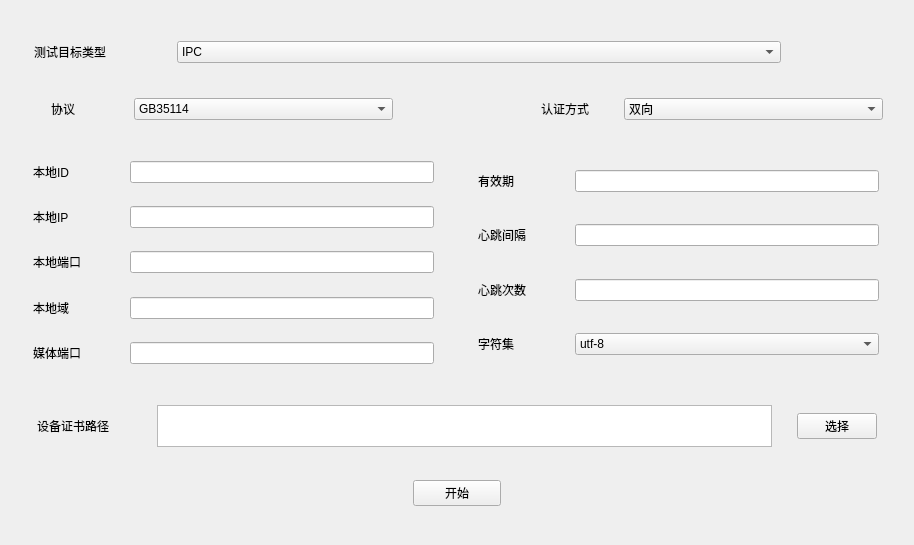
<?xml version="1.0" encoding="UTF-8"?>
<ui version="4.0">
 <class>MainWindow</class>
 <widget class="QMainWindow" name="MainWindow">
  <property name="geometry">
   <rect>
    <x>0</x>
    <y>0</y>
    <width>914</width>
    <height>545</height>
   </rect>
  </property>
  <property name="minimumSize">
   <size>
    <width>914</width>
    <height>545</height>
   </size>
  </property>
  <property name="windowTitle">
   <string>MainWindow</string>
  </property>
  <widget class="QWidget" name="centralwidget">
   <layout class="QGridLayout" name="gridLayout">
    <item row="1" column="0">
     <layout class="QVBoxLayout" name="verticalLayout" stretch="2,10,60,10,2">
      <property name="rightMargin">
       <number>0</number>
      </property>
      <property name="bottomMargin">
       <number>0</number>
      </property>
      <item>
       <spacer name="verticalSpacer">
        <property name="orientation">
         <enum>Qt::Vertical</enum>
        </property>
        <property name="sizeHint" stdset="0">
         <size>
          <width>20</width>
          <height>40</height>
         </size>
        </property>
       </spacer>
      </item>
      <item>
       <widget class="QFrame" name="frame_3">
        <property name="contextMenuPolicy">
         <enum>Qt::DefaultContextMenu</enum>
        </property>
        <property name="frameShape">
         <enum>QFrame::NoFrame</enum>
        </property>
        <property name="frameShadow">
         <enum>QFrame::Raised</enum>
        </property>
        <layout class="QGridLayout" name="gridLayout_2">
         <property name="leftMargin">
          <number>0</number>
         </property>
         <property name="topMargin">
          <number>0</number>
         </property>
         <property name="rightMargin">
          <number>0</number>
         </property>
         <property name="bottomMargin">
          <number>0</number>
         </property>
         <item row="0" column="0">
          <layout class="QHBoxLayout" name="horizontalLayout_6" stretch="4,20,2,70,20">
           <property name="rightMargin">
            <number>0</number>
           </property>
           <property name="bottomMargin">
            <number>0</number>
           </property>
           <item>
            <spacer name="horizontalSpacer_4">
             <property name="orientation">
              <enum>Qt::Horizontal</enum>
             </property>
             <property name="sizeHint" stdset="0">
              <size>
               <width>40</width>
               <height>20</height>
              </size>
             </property>
            </spacer>
           </item>
           <item>
            <widget class="QLabel" name="label_3">
             <property name="text">
              <string>测试目标类型</string>
             </property>
            </widget>
           </item>
           <item>
            <spacer name="horizontalSpacer_5">
             <property name="orientation">
              <enum>Qt::Horizontal</enum>
             </property>
             <property name="sizeHint" stdset="0">
              <size>
               <width>40</width>
               <height>20</height>
              </size>
             </property>
            </spacer>
           </item>
           <item>
            <widget class="QComboBox" name="comboBox_6">
             <property name="minimumSize">
              <size>
               <width>604</width>
               <height>0</height>
              </size>
             </property>
             <item>
              <property name="text">
               <string>IPC</string>
              </property>
             </item>
             <item>
              <property name="text">
               <string>NVR</string>
              </property>
             </item>
             <item>
              <property name="text">
               <string>解码器</string>
              </property>
             </item>
             <item>
              <property name="text">
               <string>上级平台</string>
              </property>
             </item>
             <item>
              <property name="text">
               <string>下级平台</string>
              </property>
             </item>
            </widget>
           </item>
           <item>
            <spacer name="horizontalSpacer_6">
             <property name="orientation">
              <enum>Qt::Horizontal</enum>
             </property>
             <property name="sizeHint" stdset="0">
              <size>
               <width>40</width>
               <height>20</height>
              </size>
             </property>
            </spacer>
           </item>
          </layout>
         </item>
        </layout>
       </widget>
      </item>
      <item>
       <widget class="QWidget" name="widget" native="true">
        <layout class="QVBoxLayout" name="verticalLayout_3" stretch="2,0,2,0,2,10,2">
         <property name="leftMargin">
          <number>0</number>
         </property>
         <property name="topMargin">
          <number>0</number>
         </property>
         <property name="rightMargin">
          <number>0</number>
         </property>
         <property name="bottomMargin">
          <number>0</number>
         </property>
         <item>
          <spacer name="verticalSpacer_9">
           <property name="orientation">
            <enum>Qt::Vertical</enum>
           </property>
           <property name="sizeHint" stdset="0">
            <size>
             <width>20</width>
             <height>5</height>
            </size>
           </property>
          </spacer>
         </item>
         <item>
          <widget class="QWidget" name="widget_6" native="true">
           <layout class="QGridLayout" name="gridLayout_6">
            <item row="1" column="0">
             <layout class="QHBoxLayout" name="horizontalLayout_21" stretch="20,5,20">
              <property name="rightMargin">
               <number>0</number>
              </property>
              <item>
               <layout class="QHBoxLayout" name="horizontalLayout_22" stretch="1,5,1,20,1">
                <property name="leftMargin">
                 <number>20</number>
                </property>
                <property name="topMargin">
                 <number>0</number>
                </property>
                <property name="rightMargin">
                 <number>0</number>
                </property>
                <item>
                 <spacer name="horizontalSpacer_54">
                  <property name="orientation">
                   <enum>Qt::Horizontal</enum>
                  </property>
                  <property name="sizeHint" stdset="0">
                   <size>
                    <width>40</width>
                    <height>20</height>
                   </size>
                  </property>
                 </spacer>
                </item>
                <item>
                 <widget class="QLabel" name="label_10">
                  <property name="text">
                   <string>协议</string>
                  </property>
                 </widget>
                </item>
                <item>
                 <spacer name="horizontalSpacer_55">
                  <property name="orientation">
                   <enum>Qt::Horizontal</enum>
                  </property>
                  <property name="sizeHint" stdset="0">
                   <size>
                    <width>40</width>
                    <height>20</height>
                   </size>
                  </property>
                 </spacer>
                </item>
                <item>
                 <widget class="QComboBox" name="comboBox_13">
                  <item>
                   <property name="text">
                    <string>GB35114</string>
                   </property>
                  </item>
                  <item>
                   <property name="text">
                    <string>GB28181</string>
                   </property>
                  </item>
                 </widget>
                </item>
                <item>
                 <spacer name="horizontalSpacer_56">
                  <property name="orientation">
                   <enum>Qt::Horizontal</enum>
                  </property>
                  <property name="sizeHint" stdset="0">
                   <size>
                    <width>40</width>
                    <height>20</height>
                   </size>
                  </property>
                 </spacer>
                </item>
               </layout>
              </item>
              <item>
               <spacer name="horizontalSpacer_57">
                <property name="orientation">
                 <enum>Qt::Horizontal</enum>
                </property>
                <property name="sizeHint" stdset="0">
                 <size>
                  <width>40</width>
                  <height>20</height>
                 </size>
                </property>
               </spacer>
              </item>
              <item>
               <layout class="QHBoxLayout" name="horizontalLayout_23" stretch="1,5,1,20,1">
                <property name="leftMargin">
                 <number>20</number>
                </property>
                <property name="topMargin">
                 <number>0</number>
                </property>
                <property name="rightMargin">
                 <number>0</number>
                </property>
                <item>
                 <spacer name="horizontalSpacer_58">
                  <property name="orientation">
                   <enum>Qt::Horizontal</enum>
                  </property>
                  <property name="sizeHint" stdset="0">
                   <size>
                    <width>40</width>
                    <height>20</height>
                   </size>
                  </property>
                 </spacer>
                </item>
                <item>
                 <widget class="QLabel" name="label_28">
                  <property name="text">
                   <string>认证方式</string>
                  </property>
                 </widget>
                </item>
                <item>
                 <spacer name="horizontalSpacer_59">
                  <property name="orientation">
                   <enum>Qt::Horizontal</enum>
                  </property>
                  <property name="sizeHint" stdset="0">
                   <size>
                    <width>40</width>
                    <height>20</height>
                   </size>
                  </property>
                 </spacer>
                </item>
                <item>
                 <widget class="QComboBox" name="comboBox_14">
                  <item>
                   <property name="text">
                    <string>双向</string>
                   </property>
                  </item>
                  <item>
                   <property name="text">
                    <string>单向</string>
                   </property>
                  </item>
                 </widget>
                </item>
                <item>
                 <spacer name="horizontalSpacer_60">
                  <property name="orientation">
                   <enum>Qt::Horizontal</enum>
                  </property>
                  <property name="sizeHint" stdset="0">
                   <size>
                    <width>40</width>
                    <height>20</height>
                   </size>
                  </property>
                 </spacer>
                </item>
               </layout>
              </item>
             </layout>
            </item>
            <item row="0" column="0">
             <spacer name="verticalSpacer_2">
              <property name="orientation">
               <enum>Qt::Vertical</enum>
              </property>
              <property name="sizeHint" stdset="0">
               <size>
                <width>20</width>
                <height>40</height>
               </size>
              </property>
             </spacer>
            </item>
           </layout>
          </widget>
         </item>
         <item>
          <spacer name="verticalSpacer_10">
           <property name="orientation">
            <enum>Qt::Vertical</enum>
           </property>
           <property name="sizeHint" stdset="0">
            <size>
             <width>20</width>
             <height>40</height>
            </size>
           </property>
          </spacer>
         </item>
         <item>
          <widget class="QWidget" name="widget_8" native="true">
           <layout class="QHBoxLayout" name="horizontalLayout_8" stretch="50,1,50">
            <property name="rightMargin">
             <number>11</number>
            </property>
            <item>
             <layout class="QVBoxLayout" name="verticalLayout_8" stretch="1,5,1,5,1,5,1,5,1,5,1">
              <property name="bottomMargin">
               <number>0</number>
              </property>
              <item>
               <spacer name="verticalSpacer_16">
                <property name="orientation">
                 <enum>Qt::Vertical</enum>
                </property>
                <property name="sizeHint" stdset="0">
                 <size>
                  <width>20</width>
                  <height>40</height>
                 </size>
                </property>
               </spacer>
              </item>
              <item>
               <layout class="QHBoxLayout" name="horizontalLayout_10" stretch="1,5,1,20,1">
                <property name="topMargin">
                 <number>0</number>
                </property>
                <property name="rightMargin">
                 <number>0</number>
                </property>
                <item>
                 <spacer name="horizontalSpacer_16">
                  <property name="orientation">
                   <enum>Qt::Horizontal</enum>
                  </property>
                  <property name="sizeHint" stdset="0">
                   <size>
                    <width>40</width>
                    <height>20</height>
                   </size>
                  </property>
                 </spacer>
                </item>
                <item>
                 <widget class="QLabel" name="label_4">
                  <property name="text">
                   <string>本地ID</string>
                  </property>
                 </widget>
                </item>
                <item>
                 <spacer name="horizontalSpacer_17">
                  <property name="orientation">
                   <enum>Qt::Horizontal</enum>
                  </property>
                  <property name="sizeHint" stdset="0">
                   <size>
                    <width>40</width>
                    <height>20</height>
                   </size>
                  </property>
                 </spacer>
                </item>
                <item>
                 <widget class="QLineEdit" name="lineEdit_2"/>
                </item>
                <item>
                 <spacer name="horizontalSpacer_18">
                  <property name="orientation">
                   <enum>Qt::Horizontal</enum>
                  </property>
                  <property name="sizeHint" stdset="0">
                   <size>
                    <width>40</width>
                    <height>20</height>
                   </size>
                  </property>
                 </spacer>
                </item>
               </layout>
              </item>
              <item>
               <spacer name="verticalSpacer_17">
                <property name="orientation">
                 <enum>Qt::Vertical</enum>
                </property>
                <property name="sizeHint" stdset="0">
                 <size>
                  <width>20</width>
                  <height>40</height>
                 </size>
                </property>
               </spacer>
              </item>
              <item>
               <layout class="QHBoxLayout" name="horizontalLayout_11" stretch="1,5,1,20,1">
                <property name="leftMargin">
                 <number>0</number>
                </property>
                <property name="topMargin">
                 <number>0</number>
                </property>
                <property name="rightMargin">
                 <number>0</number>
                </property>
                <item>
                 <spacer name="horizontalSpacer_25">
                  <property name="orientation">
                   <enum>Qt::Horizontal</enum>
                  </property>
                  <property name="sizeHint" stdset="0">
                   <size>
                    <width>40</width>
                    <height>20</height>
                   </size>
                  </property>
                 </spacer>
                </item>
                <item>
                 <widget class="QLabel" name="label_8">
                  <property name="text">
                   <string>本地IP</string>
                  </property>
                 </widget>
                </item>
                <item>
                 <spacer name="horizontalSpacer_26">
                  <property name="orientation">
                   <enum>Qt::Horizontal</enum>
                  </property>
                  <property name="sizeHint" stdset="0">
                   <size>
                    <width>40</width>
                    <height>20</height>
                   </size>
                  </property>
                 </spacer>
                </item>
                <item>
                 <widget class="QLineEdit" name="lineEdit_9"/>
                </item>
                <item>
                 <spacer name="horizontalSpacer_27">
                  <property name="orientation">
                   <enum>Qt::Horizontal</enum>
                  </property>
                  <property name="sizeHint" stdset="0">
                   <size>
                    <width>40</width>
                    <height>20</height>
                   </size>
                  </property>
                 </spacer>
                </item>
               </layout>
              </item>
              <item>
               <spacer name="verticalSpacer_18">
                <property name="orientation">
                 <enum>Qt::Vertical</enum>
                </property>
                <property name="sizeHint" stdset="0">
                 <size>
                  <width>20</width>
                  <height>40</height>
                 </size>
                </property>
               </spacer>
              </item>
              <item>
               <layout class="QHBoxLayout" name="horizontalLayout_13" stretch="1,5,1,20,1">
                <property name="leftMargin">
                 <number>0</number>
                </property>
                <property name="topMargin">
                 <number>0</number>
                </property>
                <property name="rightMargin">
                 <number>0</number>
                </property>
                <item>
                 <spacer name="horizontalSpacer_34">
                  <property name="orientation">
                   <enum>Qt::Horizontal</enum>
                  </property>
                  <property name="sizeHint" stdset="0">
                   <size>
                    <width>40</width>
                    <height>20</height>
                   </size>
                  </property>
                 </spacer>
                </item>
                <item>
                 <widget class="QLabel" name="label_11">
                  <property name="text">
                   <string>本地端口</string>
                  </property>
                 </widget>
                </item>
                <item>
                 <spacer name="horizontalSpacer_35">
                  <property name="orientation">
                   <enum>Qt::Horizontal</enum>
                  </property>
                  <property name="sizeHint" stdset="0">
                   <size>
                    <width>40</width>
                    <height>20</height>
                   </size>
                  </property>
                 </spacer>
                </item>
                <item>
                 <widget class="QLineEdit" name="lineEdit_12"/>
                </item>
                <item>
                 <spacer name="horizontalSpacer_36">
                  <property name="orientation">
                   <enum>Qt::Horizontal</enum>
                  </property>
                  <property name="sizeHint" stdset="0">
                   <size>
                    <width>40</width>
                    <height>20</height>
                   </size>
                  </property>
                 </spacer>
                </item>
               </layout>
              </item>
              <item>
               <spacer name="verticalSpacer_19">
                <property name="orientation">
                 <enum>Qt::Vertical</enum>
                </property>
                <property name="sizeHint" stdset="0">
                 <size>
                  <width>20</width>
                  <height>40</height>
                 </size>
                </property>
               </spacer>
              </item>
              <item>
               <layout class="QHBoxLayout" name="horizontalLayout_12" stretch="1,5,1,20,1">
                <property name="leftMargin">
                 <number>0</number>
                </property>
                <property name="topMargin">
                 <number>0</number>
                </property>
                <property name="rightMargin">
                 <number>0</number>
                </property>
                <item>
                 <spacer name="horizontalSpacer_28">
                  <property name="orientation">
                   <enum>Qt::Horizontal</enum>
                  </property>
                  <property name="sizeHint" stdset="0">
                   <size>
                    <width>40</width>
                    <height>20</height>
                   </size>
                  </property>
                 </spacer>
                </item>
                <item>
                 <widget class="QLabel" name="label_12">
                  <property name="text">
                   <string>本地域</string>
                  </property>
                 </widget>
                </item>
                <item>
                 <spacer name="horizontalSpacer_29">
                  <property name="orientation">
                   <enum>Qt::Horizontal</enum>
                  </property>
                  <property name="sizeHint" stdset="0">
                   <size>
                    <width>40</width>
                    <height>20</height>
                   </size>
                  </property>
                 </spacer>
                </item>
                <item>
                 <widget class="QLineEdit" name="lineEdit_10"/>
                </item>
                <item>
                 <spacer name="horizontalSpacer_30">
                  <property name="orientation">
                   <enum>Qt::Horizontal</enum>
                  </property>
                  <property name="sizeHint" stdset="0">
                   <size>
                    <width>40</width>
                    <height>20</height>
                   </size>
                  </property>
                 </spacer>
                </item>
               </layout>
              </item>
              <item>
               <spacer name="verticalSpacer_20">
                <property name="orientation">
                 <enum>Qt::Vertical</enum>
                </property>
                <property name="sizeHint" stdset="0">
                 <size>
                  <width>20</width>
                  <height>40</height>
                 </size>
                </property>
               </spacer>
              </item>
              <item>
               <layout class="QHBoxLayout" name="horizontalLayout_14" stretch="1,5,1,20,1">
                <property name="leftMargin">
                 <number>0</number>
                </property>
                <property name="topMargin">
                 <number>0</number>
                </property>
                <property name="rightMargin">
                 <number>0</number>
                </property>
                <item>
                 <spacer name="horizontalSpacer_31">
                  <property name="orientation">
                   <enum>Qt::Horizontal</enum>
                  </property>
                  <property name="sizeHint" stdset="0">
                   <size>
                    <width>40</width>
                    <height>20</height>
                   </size>
                  </property>
                 </spacer>
                </item>
                <item>
                 <widget class="QLabel" name="label_13">
                  <property name="text">
                   <string>媒体端口</string>
                  </property>
                 </widget>
                </item>
                <item>
                 <spacer name="horizontalSpacer_32">
                  <property name="orientation">
                   <enum>Qt::Horizontal</enum>
                  </property>
                  <property name="sizeHint" stdset="0">
                   <size>
                    <width>40</width>
                    <height>20</height>
                   </size>
                  </property>
                 </spacer>
                </item>
                <item>
                 <widget class="QLineEdit" name="lineEdit_11"/>
                </item>
                <item>
                 <spacer name="horizontalSpacer_33">
                  <property name="orientation">
                   <enum>Qt::Horizontal</enum>
                  </property>
                  <property name="sizeHint" stdset="0">
                   <size>
                    <width>40</width>
                    <height>20</height>
                   </size>
                  </property>
                 </spacer>
                </item>
               </layout>
              </item>
              <item>
               <spacer name="verticalSpacer_21">
                <property name="orientation">
                 <enum>Qt::Vertical</enum>
                </property>
                <property name="sizeHint" stdset="0">
                 <size>
                  <width>20</width>
                  <height>40</height>
                 </size>
                </property>
               </spacer>
              </item>
             </layout>
            </item>
            <item>
             <spacer name="horizontalSpacer_19">
              <property name="orientation">
               <enum>Qt::Horizontal</enum>
              </property>
              <property name="sizeHint" stdset="0">
               <size>
                <width>40</width>
                <height>20</height>
               </size>
              </property>
             </spacer>
            </item>
            <item>
             <layout class="QVBoxLayout" name="verticalLayout_9" stretch="1,5,1,5,1,5,1,5,1">
              <property name="bottomMargin">
               <number>0</number>
              </property>
              <item>
               <spacer name="verticalSpacer_22">
                <property name="orientation">
                 <enum>Qt::Vertical</enum>
                </property>
                <property name="sizeHint" stdset="0">
                 <size>
                  <width>20</width>
                  <height>40</height>
                 </size>
                </property>
               </spacer>
              </item>
              <item>
               <layout class="QHBoxLayout" name="horizontalLayout_15" stretch="1,5,1,20,1">
                <property name="topMargin">
                 <number>0</number>
                </property>
                <property name="rightMargin">
                 <number>0</number>
                </property>
                <item>
                 <spacer name="horizontalSpacer_20">
                  <property name="orientation">
                   <enum>Qt::Horizontal</enum>
                  </property>
                  <property name="sizeHint" stdset="0">
                   <size>
                    <width>40</width>
                    <height>20</height>
                   </size>
                  </property>
                 </spacer>
                </item>
                <item>
                 <widget class="QLabel" name="label_5">
                  <property name="text">
                   <string>有效期</string>
                  </property>
                 </widget>
                </item>
                <item>
                 <spacer name="horizontalSpacer_21">
                  <property name="orientation">
                   <enum>Qt::Horizontal</enum>
                  </property>
                  <property name="sizeHint" stdset="0">
                   <size>
                    <width>40</width>
                    <height>20</height>
                   </size>
                  </property>
                 </spacer>
                </item>
                <item>
                 <widget class="QLineEdit" name="lineEdit_3"/>
                </item>
                <item>
                 <spacer name="horizontalSpacer_22">
                  <property name="orientation">
                   <enum>Qt::Horizontal</enum>
                  </property>
                  <property name="sizeHint" stdset="0">
                   <size>
                    <width>40</width>
                    <height>20</height>
                   </size>
                  </property>
                 </spacer>
                </item>
               </layout>
              </item>
              <item>
               <spacer name="verticalSpacer_23">
                <property name="orientation">
                 <enum>Qt::Vertical</enum>
                </property>
                <property name="sizeHint" stdset="0">
                 <size>
                  <width>20</width>
                  <height>40</height>
                 </size>
                </property>
               </spacer>
              </item>
              <item>
               <layout class="QHBoxLayout" name="horizontalLayout_16" stretch="1,5,1,20,1">
                <property name="leftMargin">
                 <number>0</number>
                </property>
                <property name="topMargin">
                 <number>0</number>
                </property>
                <property name="rightMargin">
                 <number>0</number>
                </property>
                <item>
                 <spacer name="horizontalSpacer_37">
                  <property name="orientation">
                   <enum>Qt::Horizontal</enum>
                  </property>
                  <property name="sizeHint" stdset="0">
                   <size>
                    <width>40</width>
                    <height>20</height>
                   </size>
                  </property>
                 </spacer>
                </item>
                <item>
                 <widget class="QLabel" name="label_14">
                  <property name="text">
                   <string>心跳间隔</string>
                  </property>
                 </widget>
                </item>
                <item>
                 <spacer name="horizontalSpacer_38">
                  <property name="orientation">
                   <enum>Qt::Horizontal</enum>
                  </property>
                  <property name="sizeHint" stdset="0">
                   <size>
                    <width>40</width>
                    <height>20</height>
                   </size>
                  </property>
                 </spacer>
                </item>
                <item>
                 <widget class="QLineEdit" name="lineEdit_20"/>
                </item>
                <item>
                 <spacer name="horizontalSpacer_39">
                  <property name="orientation">
                   <enum>Qt::Horizontal</enum>
                  </property>
                  <property name="sizeHint" stdset="0">
                   <size>
                    <width>40</width>
                    <height>20</height>
                   </size>
                  </property>
                 </spacer>
                </item>
               </layout>
              </item>
              <item>
               <spacer name="verticalSpacer_24">
                <property name="orientation">
                 <enum>Qt::Vertical</enum>
                </property>
                <property name="sizeHint" stdset="0">
                 <size>
                  <width>20</width>
                  <height>40</height>
                 </size>
                </property>
               </spacer>
              </item>
              <item>
               <layout class="QHBoxLayout" name="horizontalLayout_17" stretch="1,5,1,20,1">
                <property name="leftMargin">
                 <number>0</number>
                </property>
                <property name="topMargin">
                 <number>0</number>
                </property>
                <property name="rightMargin">
                 <number>0</number>
                </property>
                <item>
                 <spacer name="horizontalSpacer_40">
                  <property name="orientation">
                   <enum>Qt::Horizontal</enum>
                  </property>
                  <property name="sizeHint" stdset="0">
                   <size>
                    <width>40</width>
                    <height>20</height>
                   </size>
                  </property>
                 </spacer>
                </item>
                <item>
                 <widget class="QLabel" name="label_15">
                  <property name="text">
                   <string>心跳次数</string>
                  </property>
                 </widget>
                </item>
                <item>
                 <spacer name="horizontalSpacer_41">
                  <property name="orientation">
                   <enum>Qt::Horizontal</enum>
                  </property>
                  <property name="sizeHint" stdset="0">
                   <size>
                    <width>40</width>
                    <height>20</height>
                   </size>
                  </property>
                 </spacer>
                </item>
                <item>
                 <widget class="QLineEdit" name="lineEdit_21"/>
                </item>
                <item>
                 <spacer name="horizontalSpacer_42">
                  <property name="orientation">
                   <enum>Qt::Horizontal</enum>
                  </property>
                  <property name="sizeHint" stdset="0">
                   <size>
                    <width>40</width>
                    <height>20</height>
                   </size>
                  </property>
                 </spacer>
                </item>
               </layout>
              </item>
              <item>
               <spacer name="verticalSpacer_25">
                <property name="orientation">
                 <enum>Qt::Vertical</enum>
                </property>
                <property name="sizeHint" stdset="0">
                 <size>
                  <width>20</width>
                  <height>40</height>
                 </size>
                </property>
               </spacer>
              </item>
              <item>
               <layout class="QHBoxLayout" name="horizontalLayout_18" stretch="1,5,1,20,1">
                <property name="leftMargin">
                 <number>0</number>
                </property>
                <property name="topMargin">
                 <number>0</number>
                </property>
                <property name="rightMargin">
                 <number>0</number>
                </property>
                <item>
                 <spacer name="horizontalSpacer_43">
                  <property name="orientation">
                   <enum>Qt::Horizontal</enum>
                  </property>
                  <property name="sizeHint" stdset="0">
                   <size>
                    <width>40</width>
                    <height>20</height>
                   </size>
                  </property>
                 </spacer>
                </item>
                <item>
                 <widget class="QLabel" name="label_16">
                  <property name="text">
                   <string>字符集</string>
                  </property>
                 </widget>
                </item>
                <item>
                 <spacer name="horizontalSpacer_44">
                  <property name="orientation">
                   <enum>Qt::Horizontal</enum>
                  </property>
                  <property name="sizeHint" stdset="0">
                   <size>
                    <width>40</width>
                    <height>20</height>
                   </size>
                  </property>
                 </spacer>
                </item>
                <item>
                 <widget class="QComboBox" name="comboBox_15">
                  <item>
                   <property name="text">
                    <string>utf-8</string>
                   </property>
                  </item>
                  <item>
                   <property name="text">
                    <string>gb2312</string>
                   </property>
                  </item>
                 </widget>
                </item>
                <item>
                 <spacer name="horizontalSpacer_45">
                  <property name="orientation">
                   <enum>Qt::Horizontal</enum>
                  </property>
                  <property name="sizeHint" stdset="0">
                   <size>
                    <width>40</width>
                    <height>20</height>
                   </size>
                  </property>
                 </spacer>
                </item>
               </layout>
              </item>
              <item>
               <spacer name="verticalSpacer_26">
                <property name="orientation">
                 <enum>Qt::Vertical</enum>
                </property>
                <property name="sizeHint" stdset="0">
                 <size>
                  <width>20</width>
                  <height>40</height>
                 </size>
                </property>
               </spacer>
              </item>
             </layout>
            </item>
           </layout>
          </widget>
         </item>
         <item>
          <spacer name="verticalSpacer_11">
           <property name="orientation">
            <enum>Qt::Vertical</enum>
           </property>
           <property name="sizeHint" stdset="0">
            <size>
             <width>20</width>
             <height>40</height>
            </size>
           </property>
          </spacer>
         </item>
         <item>
          <widget class="QStackedWidget" name="stackedWidget_3">
           <property name="minimumSize">
            <size>
             <width>0</width>
             <height>0</height>
            </size>
           </property>
           <property name="maximumSize">
            <size>
             <width>111111</width>
             <height>60</height>
            </size>
           </property>
           <property name="contextMenuPolicy">
            <enum>Qt::NoContextMenu</enum>
           </property>
           <property name="currentIndex">
            <number>0</number>
           </property>
           <widget class="QWidget" name="page_3">
            <layout class="QGridLayout" name="gridLayout_4">
             <item row="0" column="0">
              <layout class="QHBoxLayout" name="horizontalLayout_3" stretch="2,10,2,65,2,5,2">
               <property name="rightMargin">
                <number>0</number>
               </property>
               <item>
                <spacer name="horizontalSpacer_10">
                 <property name="orientation">
                  <enum>Qt::Horizontal</enum>
                 </property>
                 <property name="sizeHint" stdset="0">
                  <size>
                   <width>40</width>
                   <height>20</height>
                  </size>
                 </property>
                </spacer>
               </item>
               <item>
                <widget class="QLabel" name="label_2">
                 <property name="text">
                  <string>设备证书路径</string>
                 </property>
                </widget>
               </item>
               <item>
                <spacer name="horizontalSpacer_11">
                 <property name="orientation">
                  <enum>Qt::Horizontal</enum>
                 </property>
                 <property name="sizeHint" stdset="0">
                  <size>
                   <width>40</width>
                   <height>20</height>
                  </size>
                 </property>
                </spacer>
               </item>
               <item>
                <widget class="QTextEdit" name="textEdit_2"/>
               </item>
               <item>
                <spacer name="horizontalSpacer_12">
                 <property name="orientation">
                  <enum>Qt::Horizontal</enum>
                 </property>
                 <property name="sizeHint" stdset="0">
                  <size>
                   <width>40</width>
                   <height>20</height>
                  </size>
                 </property>
                </spacer>
               </item>
               <item>
                <widget class="QPushButton" name="pushButton_3">
                 <property name="text">
                  <string>选择</string>
                 </property>
                </widget>
               </item>
               <item>
                <spacer name="horizontalSpacer_13">
                 <property name="orientation">
                  <enum>Qt::Horizontal</enum>
                 </property>
                 <property name="sizeHint" stdset="0">
                  <size>
                   <width>40</width>
                   <height>20</height>
                  </size>
                 </property>
                </spacer>
               </item>
              </layout>
             </item>
             <item row="1" column="0">
              <spacer name="verticalSpacer_12">
               <property name="orientation">
                <enum>Qt::Vertical</enum>
               </property>
               <property name="sizeHint" stdset="0">
                <size>
                 <width>20</width>
                 <height>40</height>
                </size>
               </property>
              </spacer>
             </item>
            </layout>
           </widget>
           <widget class="QWidget" name="page_4">
            <layout class="QGridLayout" name="gridLayout_7">
             <item row="0" column="0">
              <layout class="QHBoxLayout" name="horizontalLayout_24" stretch="1,5,1,20,50">
               <property name="rightMargin">
                <number>0</number>
               </property>
               <item>
                <spacer name="horizontalSpacer_53">
                 <property name="orientation">
                  <enum>Qt::Horizontal</enum>
                 </property>
                 <property name="sizeHint" stdset="0">
                  <size>
                   <width>40</width>
                   <height>20</height>
                  </size>
                 </property>
                </spacer>
               </item>
               <item>
                <widget class="QLabel" name="label_29">
                 <property name="text">
                  <string>密码</string>
                 </property>
                </widget>
               </item>
               <item>
                <spacer name="horizontalSpacer_61">
                 <property name="orientation">
                  <enum>Qt::Horizontal</enum>
                 </property>
                 <property name="sizeHint" stdset="0">
                  <size>
                   <width>40</width>
                   <height>20</height>
                  </size>
                 </property>
                </spacer>
               </item>
               <item>
                <widget class="QLineEdit" name="lineEdit"/>
               </item>
               <item>
                <spacer name="horizontalSpacer_62">
                 <property name="orientation">
                  <enum>Qt::Horizontal</enum>
                 </property>
                 <property name="sizeHint" stdset="0">
                  <size>
                   <width>40</width>
                   <height>20</height>
                  </size>
                 </property>
                </spacer>
               </item>
              </layout>
             </item>
            </layout>
           </widget>
          </widget>
         </item>
         <item>
          <spacer name="verticalSpacer_13">
           <property name="orientation">
            <enum>Qt::Vertical</enum>
           </property>
           <property name="sizeHint" stdset="0">
            <size>
             <width>20</width>
             <height>40</height>
            </size>
           </property>
          </spacer>
         </item>
        </layout>
       </widget>
      </item>
      <item>
       <widget class="QWidget" name="widget_9" native="true">
        <layout class="QHBoxLayout" name="horizontalLayout_9" stretch="45,10,45">
         <item>
          <spacer name="horizontalSpacer_14">
           <property name="orientation">
            <enum>Qt::Horizontal</enum>
           </property>
           <property name="sizeHint" stdset="0">
            <size>
             <width>183</width>
             <height>20</height>
            </size>
           </property>
          </spacer>
         </item>
         <item>
          <widget class="QPushButton" name="pushButton_4">
           <property name="text">
            <string>开始</string>
           </property>
          </widget>
         </item>
         <item>
          <spacer name="horizontalSpacer_15">
           <property name="orientation">
            <enum>Qt::Horizontal</enum>
           </property>
           <property name="sizeHint" stdset="0">
            <size>
             <width>40</width>
             <height>20</height>
            </size>
           </property>
          </spacer>
         </item>
        </layout>
       </widget>
      </item>
      <item>
       <spacer name="verticalSpacer_14">
        <property name="orientation">
         <enum>Qt::Vertical</enum>
        </property>
        <property name="sizeHint" stdset="0">
         <size>
          <width>20</width>
          <height>40</height>
         </size>
        </property>
       </spacer>
      </item>
     </layout>
    </item>
   </layout>
  </widget>
 </widget>
 <resources/>
 <connections/>
</ui>
